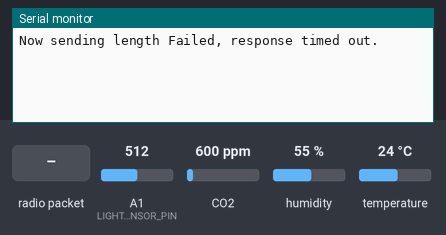
This sketch was run on a simulated Arduino Uno, built with avr-gcc and run on an emulated ATmega328P. Parts: the last lines printed to the serial monitor. Wiring (inferred from the names in the program): DHT11 sensor: data pin 2. The inputs (shaded band) are chosen by the test bench; at power-on: A1 (LIGHT_SENSOR_PIN) = 512, CO2 600 ppm, humidity 55 %, temperature 24 °C. No radio packets arrive unless stated.

Above: at 1.2 s.
1.3 s: radio packet "1" arrives
At 6.6 s:
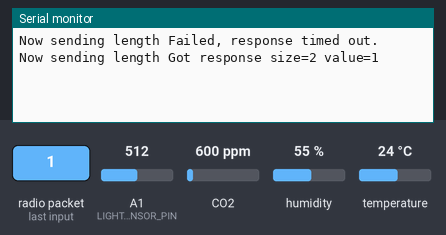
7.0 s: radio packet "0" arrives
At 11.3 s:
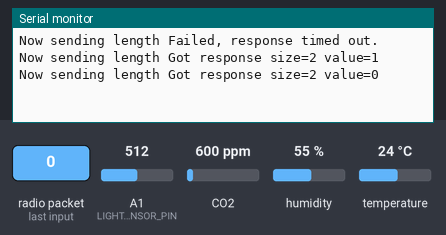

The sketch:

ComboSensorRF.ino
```cpp
#include <SPI.h>
#include "nRF24L01.h"
#include "RF24.h"
#include "dht.h"
#include "MQ135.h"

RF24 radio(9,10);

MQ135 gasSensor = MQ135(0);
dht DHT;

// Radio pipe addresses for the 2 nodes to communicate.
const uint64_t pipes[3] = { 0xF0F0F0F0E1LL, 0xF0F0F0F0D2LL, 0xF0F0F0F0C2LL };

const int max_payload_size = 32;

char receive_payload[max_payload_size+1]; // +1 to allow room for a terminating NULL char

#define DHT11_PIN 2
#define LIGHT_SENSOR_PIN A1

struct dataStruct {
	int id = 0x01;
	float g1;
	float l1;
	float h1;
	float t1;
} transmit_data;

unsigned char ADDRESS[5] = {
	0xb1,
	0x43,
	0x88,
	0x99,
	0x45
};

void setup(void)
{
  Serial.begin(115200);
  radio.begin();
  radio.enableDynamicPayloads();
  radio.setRetries(15,15);
  radio.openWritingPipe(pipes[2]);
  radio.openReadingPipe(0,pipes[1]);
  radio.startListening();
  radio.printDetails();
}

void loop(void)
{
	int chk = DHT.read11(DHT11_PIN);
	float rawGas = gasSensor.getResistance();
	float rawLight = analogRead(LIGHT_SENSOR_PIN);
	float rawHumidity = DHT.humidity;
	float rawTemperature = DHT.temperature;

	transmit_data.g1 = rawGas;
	transmit_data.l1 = rawLight;
	transmit_data.h1 = rawHumidity;
	transmit_data.t1 = rawTemperature;

	// First, stop listening so we can talk.
	radio.stopListening();

	char teste[] = "teste";

	// Take the time, and send it.  This will block until complete
	Serial.print(F("Now sending length "));
//	radio.write(&transmit_data, sizeof(transmit_data));
	radio.write(teste, sizeof(teste));

	// Now, continue listening
	radio.startListening();

	// Wait here until we get a response, or timeout
	unsigned long started_waiting_at = millis();
	bool timeout = false;
	while ( ! radio.available() && ! timeout )
		if (millis() - started_waiting_at > 500 )
        timeout = true;

    // Describe the results
    if ( timeout )
    {
      Serial.println(F("Failed, response timed out."));
    }
    else
    {
      // Grab the response, compare, and send to debugging spew
      uint8_t len = radio.getDynamicPayloadSize();

      // If a corrupt dynamic payload is received, it will be flushed
      if(!len){
        return;
      }

      radio.read( receive_payload, len );

      // Put a zero at the end for easy printing
      receive_payload[len] = 0;

      // Spew it
      Serial.print(F("Got response size="));
      Serial.print(len);
      Serial.print(F(" value="));
      Serial.println(receive_payload);
    }

    // Try again 1s later
    delay(5000);


}
```

Measured:
- after the input at 1.3 s, the serial monitor: prints a new line after 4.3 s (image 1)
- after the input at 7.0 s, the serial monitor: prints a new line after 3.6 s (image 2)
